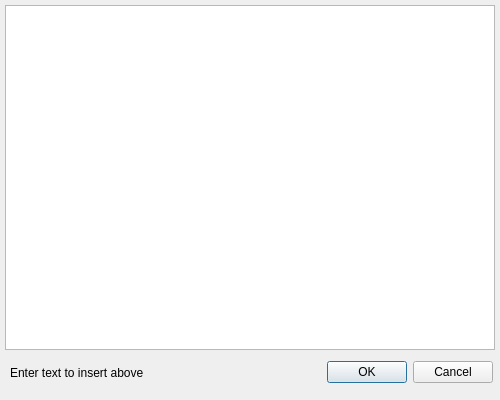
<?xml version="1.0" encoding="UTF-8"?>
<ui version="4.0">
 <class>Pastebin</class>
 <widget class="QWidget" name="Pastebin">
  <property name="geometry">
   <rect>
    <x>0</x>
    <y>0</y>
    <width>500</width>
    <height>400</height>
   </rect>
  </property>
  <property name="sizePolicy">
   <sizepolicy hsizetype="Fixed" vsizetype="Fixed">
    <horstretch>0</horstretch>
    <verstretch>0</verstretch>
   </sizepolicy>
  </property>
  <property name="minimumSize">
   <size>
    <width>500</width>
    <height>400</height>
   </size>
  </property>
  <property name="maximumSize">
   <size>
    <width>500</width>
    <height>400</height>
   </size>
  </property>
  <property name="acceptDrops">
   <bool>false</bool>
  </property>
  <property name="windowTitle">
   <string>Pastebin</string>
  </property>
  <widget class="QPlainTextEdit" name="plainTextEdit">
   <property name="geometry">
    <rect>
     <x>5</x>
     <y>5</y>
     <width>490</width>
     <height>345</height>
    </rect>
   </property>
   <property name="lineWrapMode">
    <enum>QPlainTextEdit::NoWrap</enum>
   </property>
  </widget>
  <widget class="QLabel" name="label">
   <property name="geometry">
    <rect>
     <x>10</x>
     <y>360</y>
     <width>271</width>
     <height>25</height>
    </rect>
   </property>
   <property name="text">
    <string>Enter text to insert above</string>
   </property>
  </widget>
  <widget class="QDialogButtonBox" name="buttonBox">
   <property name="geometry">
    <rect>
     <x>320</x>
     <y>360</y>
     <width>173</width>
     <height>25</height>
    </rect>
   </property>
   <property name="standardButtons">
    <set>QDialogButtonBox::Cancel|QDialogButtonBox::Ok</set>
   </property>
  </widget>
 </widget>
 <resources/>
 <connections>
  <connection>
   <sender>buttonBox</sender>
   <signal>rejected()</signal>
   <receiver>Pastebin</receiver>
   <slot>close()</slot>
   <hints>
    <hint type="sourcelabel">
     <x>406</x>
     <y>372</y>
    </hint>
    <hint type="destinationlabel">
     <x>249</x>
     <y>199</y>
    </hint>
   </hints>
  </connection>
 </connections>
</ui>
